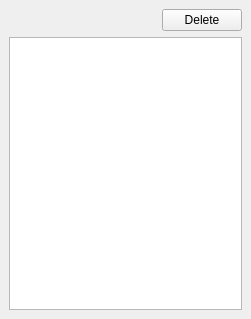
<?xml version="1.0" encoding="UTF-8"?>
<ui version="4.0">
 <class>AllVisualizationsDockWidget</class>
 <widget class="QDockWidget" name="AllVisualizationsDockWidget">
  <property name="geometry">
   <rect>
    <x>0</x>
    <y>0</y>
    <width>251</width>
    <height>319</height>
   </rect>
  </property>
  <property name="windowTitle">
   <string>Visualization modules</string>
  </property>
  <widget class="QWidget" name="dockWidgetContents">
   <layout class="QVBoxLayout" name="verticalLayout">
    <item>
     <widget class="QWidget" name="widget" native="true">
      <layout class="QHBoxLayout" name="horizontalLayout_2">
       <property name="leftMargin">
        <number>0</number>
       </property>
       <property name="topMargin">
        <number>0</number>
       </property>
       <property name="rightMargin">
        <number>0</number>
       </property>
       <property name="bottomMargin">
        <number>0</number>
       </property>
       <item>
        <spacer name="horizontalSpacer">
         <property name="orientation">
          <enum>Qt::Horizontal</enum>
         </property>
         <property name="sizeHint" stdset="0">
          <size>
           <width>40</width>
           <height>20</height>
          </size>
         </property>
        </spacer>
       </item>
       <item>
        <widget class="QPushButton" name="pbDelete">
         <property name="text">
          <string>Delete</string>
         </property>
        </widget>
       </item>
      </layout>
     </widget>
    </item>
    <item>
     <widget class="QListView" name="lvVisModules"/>
    </item>
   </layout>
  </widget>
 </widget>
 <resources/>
 <connections/>
</ui>
